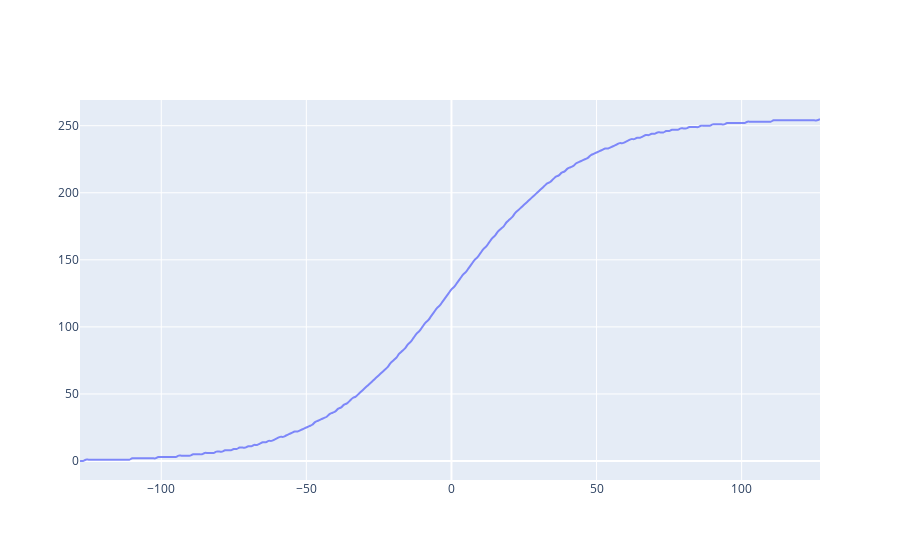

Source (notebook cell):
### Code cell
x_axis = df_bin['address']
y_axis = df_bin['sigmoid_bin_conv']
pacitydef = 0.8

# sigmoid = go.Scatter(
#     x= x_axis,
#     y=df_bin['sigmoid'],
#     name="sigmoid",
#     # line= dict(color='#FF8000'),
#     opacity = 0.8,
#     line_shape='spline')

sigmoid_bin = go.Scatter(
    x= x_axis,
    y= y_axis,
    name="sigmoid_bin",
    # line= dict(color='#FF8000'),
    opacity = 0.8,
    line_shape='spline')

# dadospred = ([sigmoid,sigmoid_bin])
dadospred = ([sigmoid_bin])
figpred = go.Figure(data=dadospred)#, layout=layout)
py.iplot(figpred)

### Figure 1 — Plotly figure (JSON) as saved in the notebook; plotly's stock layout.template omitted (floating-point values rounded to 4 significant figures; data arrays with more than 128 entries replaced by an {"elided": "..."} marker saying what was removed)
{"data": [{"line": {"shape": "spline"}, "name": "sigmoid_bin", "opacity": 0.8, "type": "scatter", "x": {"elided": "256 int values"}, "y": {"elided": "256 int values"}}], "layout": {}}
